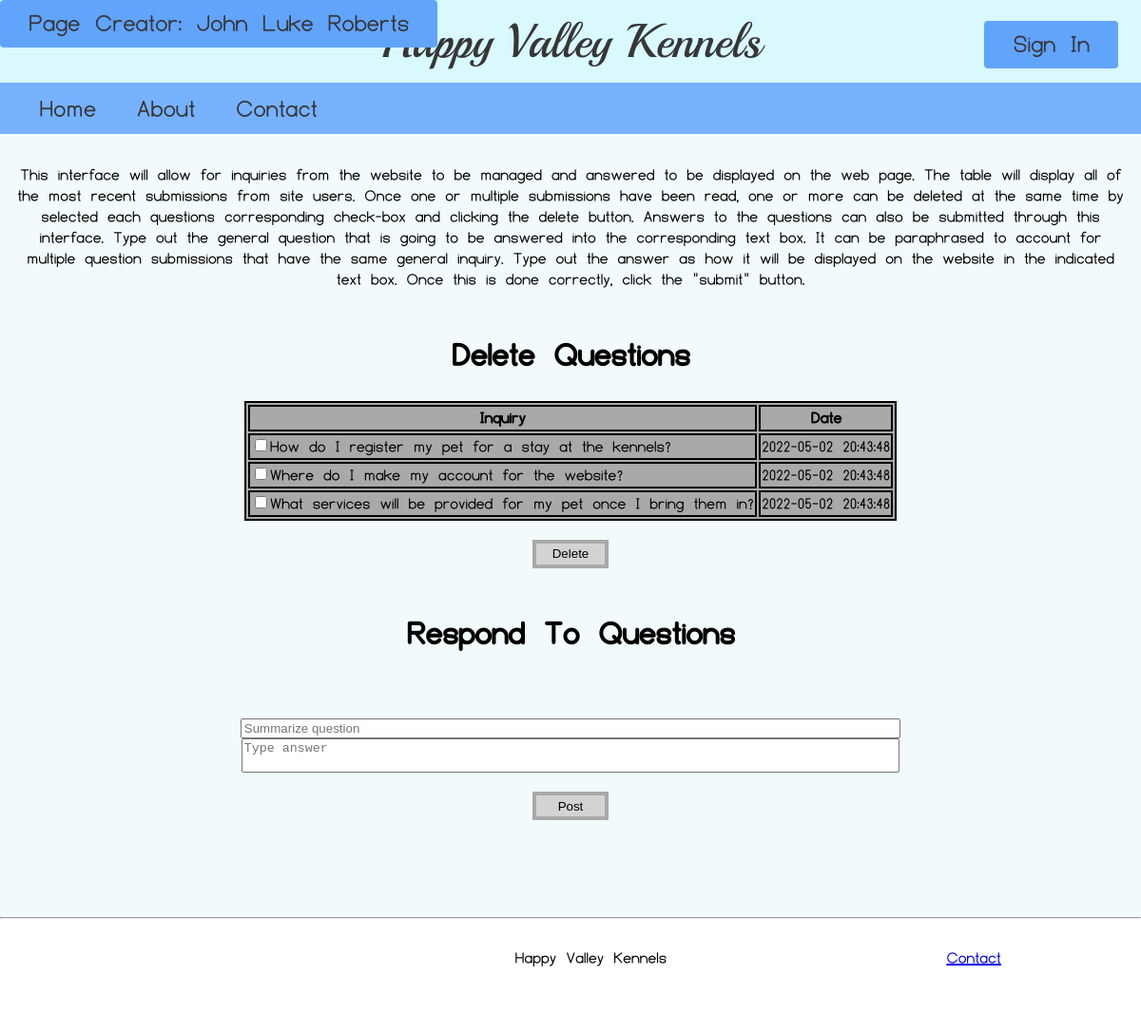
/Inquiries/index.php, run on the app's committed database.
### tables this page shows
CREATE TABLE inquiry (
	question varchar(250),
    recency datetime,
    id int auto_increment primary key
);

### Inquiries/index.php (the view, shortened to what this page needs)
<?php
include "../assets/Header/Header.php";
$servername = "localhost";
$username = "root";
$password = "";
$conn = new
	PDO("mysql:host=$servername;
dbname=faq", $username, $password);
$sql = "SELECT * FROM inquiry
	ORDER BY recency asc;";
$query = $conn->prepare($sql);
$query->execute();
$table = $query->fetchAll();
?>
<!DOCTYPE html>
<html lang="en">
<link rel="stylesheet" href="HVK_employInt.css">
<body>
	<div id="Page_Content">
		<div style="width: 10%, 90%;">
			<p>
				This interface will allow for inquiries from the website to be managed and answered to be displayed on the web page.
				The table will display all of the most recent submissions from site users. Once one or multiple submissions have been
				read, one or more can be deleted at the same time by selected each questions corresponding check-box and clicking the delete button. Answers to the questions
				can also be submitted through this interface. Type out the general question that is going to be answered into the corresponding
				text box. It can be paraphrased to account for multiple question submissions that have the same general inquiry. Type
				out the answer as how it will be displayed on the website in the indicated text box. Once this is done correctly, click
				the "submit" button.
			</p>
		</div>
		<div>
			<div>
				<h1>Delete Questions</h1>
				<form action="index.php" method="POST">
						<table>
							<tr>
								<th>Inquiry</th>
								<th class="date">Date</th>
								<?php
								foreach ($table as $row) {
									echo ("<tr>");
									echo ("<td><input type = 'checkbox' name = " . $row["id"] . ">" . $row["question"] . "</td>");
									echo ("<td>" . $row["recency"] . "</td>");
									echo ("</tr>");
								}
								?>
							</tr>
						</table>
					</div>
					<div style="justify-content: center; display: flex; flex-direction: row;">
						<button class="sub_button">Delete</button>
					</div>
				<h1>Respond To Questions</h1>
				<form action="confirmation.php" method="POST" id="answer_form">
					<input name="question" placeholder="Summarize question" required>
					<textarea name="response" placeholder="Type answer" required></textarea>
					<button class="sub_button">Post</button>
				</form>
		</div>
	</div>
</body>
</html>
<?php
include "../assets/Footer/Footer.php";
?>

### Inquiries/HVK_employInt.css (style rules this page uses)
#Page_Content { display: flex; flex-direction: column; align-items: center; }
table { background-color: darkgrey; border: 2px solid; }
th, td { border: 2px solid; overflow: hidden; max-height: 10px; }
td { text-align: left; }
.sub_button { width: 80px; height: 30px; border: 4px solid; border-color: darkgrey; Background-color: lightgrey; margin: 20px; }
#answer_form { display: flex; flex-direction: column; align-items: center; margin-top: 10%; }
#answer_form input { width: 100%; }
textarea { width: 100%; resize: none; overflow-wrap: break-word; }

### data on the page
inquiry: question "How do I register my pet for a stay at the kennels?", recency "2022-05-02 20:43:48"
inquiry: question "Where do I make my account for the website?", recency "2022-05-02 20:43:48"
inquiry: question "What services will be provided for my pet once I bring them in?", recency "2022-05-02 20:43:48"

### other printed values
$page_creator "John Luke Roberts"
$username "Sign In"
